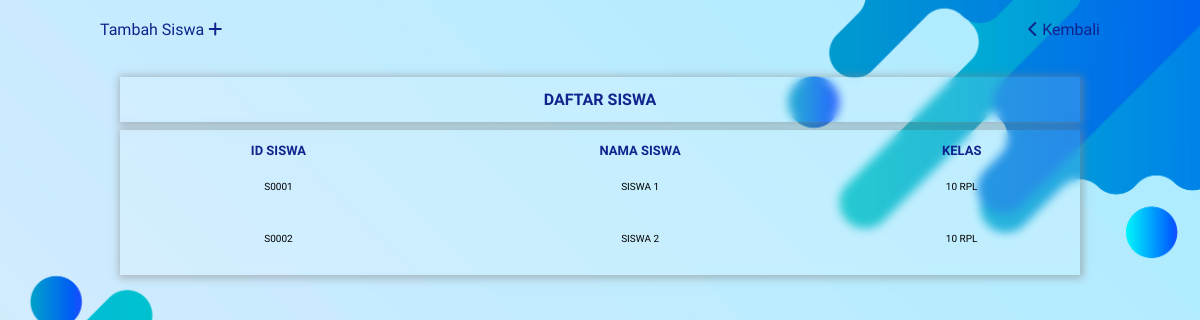
Screenshot of /aplikasi/admin/daftar-siswa.php (signed in) with the database file from the repository.
### tables this page shows
CREATE TABLE siswa(
  id INT AUTO_INCREMENT PRIMARY KEY,
  id_sekolah INT NOT NULL,
  id_siswa VARCHAR(255) NOT NULL,
  nama_siswa VARCHAR(255) NOT NULL,
  kata_sandi VARCHAR(255) NOT NULL DEFAULT "123",
  
  id_kelas INT NOT NULL,
  CONSTRAINT fk_sekolah_siswa FOREIGN KEY (id_sekolah) REFERENCES sekolah (id) ON DELETE CASCADE ON UPDATE CASCADE,
  CONSTRAINT fk_kelas_siswa FOREIGN KEY (id_kelas) REFERENCES kelas(id_kelas) ON DELETE CASCADE ON UPDATE CASCADE
);

CREATE TABLE kelas(
  id_kelas INT AUTO_INCREMENT PRIMARY KEY,
  id_sekolah INT NOT NULL,
  nama_kelas VARCHAR(255) NOT NULL,
  
  CONSTRAINT fk_sekolah_kelas FOREIGN KEY (id_sekolah) REFERENCES sekolah (id) ON DELETE CASCADE ON UPDATE CASCADE
);

### aplikasi/admin/daftar-siswa.php (the view, shortened to what this page needs)
<?php
require "../koneksi-database.php";
$ambil_data_siswa = mysqli_query($koneksi_database, "SELECT siswa.id_siswa, siswa.nama_siswa, kelas.nama_kelas FROM siswa INNER JOIN kelas ON kelas.id_kelas = siswa.id_kelas ");
?>
<!DOCTYPE html>
<html lang="en">
<body>
<nav>
<a class="kembali" href="../admin"><i class="fas fa-chevron-left"></i> Kembali</a>
<a class="unggah" href="tambah-kelas.php?
		id-jenis-pelajaran=">Tambah Siswa <i class="fas fa-plus"></i></a></nav><br><br><br>
<table align="center">
<tr>
			<td class="head-table" colspan="6" align="center">daftar siswa</td>
		</tr>
	<table align="center">
		<tr class="tatabel">
			<th>id siswa</th>
			<th>nama siswa</th>
			<th>kelas</th>
		</tr>
		<?php while($data_siswa = mysqli_fetch_assoc($ambil_data_siswa)) : ?>
			<tr class="table-mapel" align="center" >
				<td><?php echo $data_siswa["id_siswa"]; ?></td>
				<td><?php echo $data_siswa["nama_siswa"]; ?></td>
				<td><?php echo $data_siswa["nama_kelas"]; ?></td>
			</tr>
		<?php endwhile; ?>
	</table>
</body>
</html>

### assets/css/style.css (style rules this page uses)
:root { --header-height: 3rem; --first-color: #212686; --first-color-dark: #212686; --first-color-darken: #3e44ba; --white-color: #fcf8f8; --body-font: "Convergence", sans-serif; --big-font-size: 2.5rem; --normal-font-size: 0.938rem; --z-fixed: 100; }
@media screen and (min-width: 768px) { :root { --big-font-size: 5rem; --normal-font-size: 1rem; } }
body { display: block; background-image: url("../../bg.jpg "); background-size: cover; background-repeat: no-repeat; margin: var(--header-height) 0 0 0; padding: 0; font-family: var(--body-font); font-size: var(--normal-font-size); font-weight: 500; }
a { text-decoration: none; }
@media screen and (min-width: 768px) { body { margin: 0; } }
@media screen and (min-width: 1024px) { nav { padding-top: 20px; } }
@media screen and (min-width: 1024px) { .kembali { margin-right: 100px; float: right; color: #11238d; } }
@media screen and (min-width: 1024px) { .unggah { margin-left: 100px; float: left; color: #11238d; } }
@media screen and (min-width: 1024px) { table { width: 80%; padding: 10px; box-shadow: 1px 1px 8px 2px #8888888f; margin-bottom: 8px; margin-left: auto; margin-right: auto; background-color: rgba(255, 255, 255, 0.15); backdrop-filter: blur(5px); max-width: 1000px; } }
@media screen and (min-width: 1024px) { .tatabel { text-transform: uppercase; text-align: center; font-size: 13px; color: #11238d; } }
@media screen and (min-width: 1024px) { .head-table { font-weight: 600; text-transform: uppercase; color: #11238d; } }
@media screen and (min-width: 1024px) { .table-mapel { text-transform: capitalize; height: 50px; border-radius: 30px; font-size: 10px; } }

### rows the page displays
siswa: id_siswa "S0001", nama_siswa "SISWA 1", id_kelas.nama_kelas "10 RPL"
siswa: id_siswa "S0002", nama_siswa "SISWA 2", id_kelas.nama_kelas "10 RPL"
